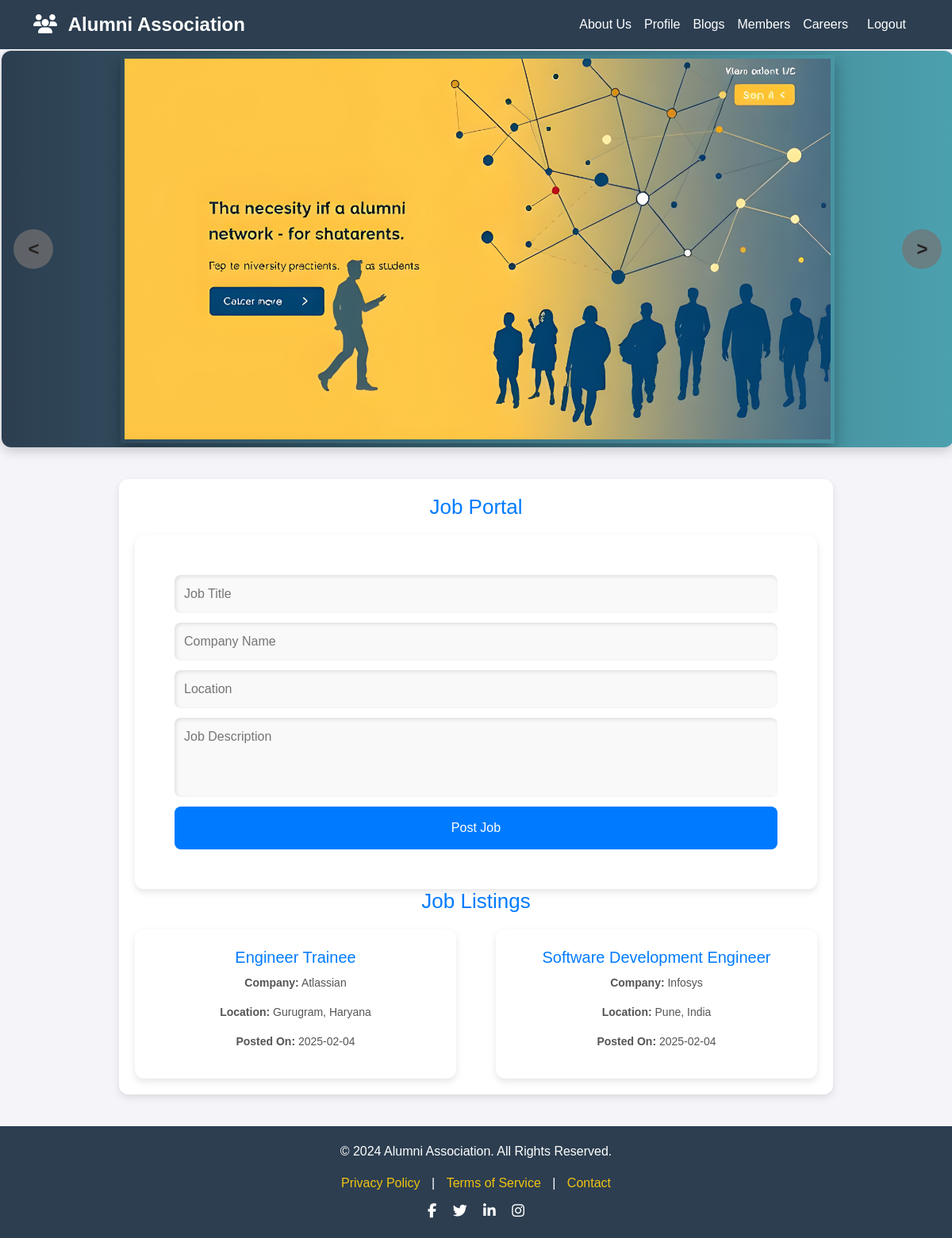
Screenshot of /jobs (signed in) with the database file from the repository.
### website/models.py (models this page shows)
class Job(db.Model):
    id = db.Column(db.Integer, primary_key=True)
    title = db.Column(db.String(100), nullable=False)
    company = db.Column(db.String(100), nullable=False)
    location = db.Column(db.String(100), nullable=False)
    description = db.Column(db.Text, nullable=False)
    posted_on = db.Column(db.DateTime, nullable=False)

### website/features.py (the view, shortened to what this page needs)
@features.route('/jobs',methods=['GET','POST'])
@login_required
def job_portal():
    jobs = Job.query.order_by(Job.posted_on.desc()).all()
    return render_template('job_portal.html', jobs=jobs, user=current_user)

### website/templates/job_portal.html
{% extends "layout.html" %} {% block title %} Jobs {% endblock %} {% block body
%}
<link rel="stylesheet" href="{{ url_for('static', filename='job.css') }}" />
<div class="job-portal-container">
  <h2 class="portal-title">Job Portal</h2>
  <form method="POST" class="job-form">
    <input type="text" name="title" placeholder="Job Title" required />
    <input type="text" name="company" placeholder="Company Name" required />
    <input type="text" name="location" placeholder="Location" required />
    <textarea
      name="description"
      placeholder="Job Description"
      required
    ></textarea>
    <button type="submit" class="post-btn">Post Job</button>
  </form>
  <h3 class="listings-title">Job Listings</h3>
  <div class="job-listings">
    {% for job in jobs %}
    <div class="job-card">
      <h4>
        <a href="{{ url_for('features.job_detail', job_id=job.id) }}"
          >{{ job.title }}</a
        >
      </h4>
      <p><strong>Company:</strong> {{ job.company }}</p>
      <p><strong>Location:</strong> {{ job.location }}</p>
      <p>
        <strong>Posted On:</strong> {{ job.posted_on.strftime('%Y-%m-%d') }}
      </p>
    </div>
    {% endfor %}
  </div>
</div>
{% endblock %}

### website/static/top.css (style rules this page uses)
body { font-family: "Poppins", sans-serif; background-color: #f8f9fa; color: #817f7f; margin: 0; padding: 0; }

### website/static/job.css (style rules this page uses)
body { font-family: "Poppins", sans-serif; background: #f4f4f9; color: #333; margin: 0; padding: 0; }
.job-portal-container { max-width: 900px; margin: 40px auto; padding: 20px; background: #fff; border-radius: 12px; box-shadow: 0 4px 10px rgba(0, 0, 0, 0.1); text-align: center; }
.portal-title, .listings-title { font-size: 26px; color: #007bff; margin-bottom: 20px; }
.job-form { display: flex; flex-direction: column; background: rgba(255, 255, 255, 0.2); padding: 50px; border-radius: 12px; box-shadow: 0 4px 10px rgba(0, 0, 0, 0.1); transition: transform 0.3s ease-in-out; }
.job-form input, .job-form textarea { width: 100%; padding: 12px; margin-bottom: 12px; border: none; border-radius: 8px; font-size: 16px; background: #f9f9f9; box-shadow: inset 2px 2px 5px rgba(0, 0, 0, 0.1); transition: all 0.3s ease-in-out; }
.job-form textarea { resize: none; height: 100px; }
.post-btn { background: #007bff; color: white; font-size: 16px; padding: 15px; border: none; border-radius: 8px; cursor: pointer; transition: all 0.3s ease-in-out; }
.job-listings { margin-top: 20px; display: grid; grid-template-columns: repeat(auto-fit, minmax(280px, 1fr)); gap: 50px; }
.job-card { background: #ffffff; padding: 20px; border-radius: 12px; box-shadow: 0 4px 10px rgba(0, 0, 0, 0.1); transition: transform 0.3s ease-in-out, box-shadow 0.3s ease-in-out; }
.job-card h4 a { text-decoration: none; color: #007bff; font-size: 20px; transition: color 0.3s ease-in-out; }
.job-card p { font-size: 14px; color: #555; }

### rows the page displays
Job: title "Engineer Trainee", company "Atlassian", location "Gurugram, Haryana", posted_on "2025-02-04"
Job: title "Software Development Engineer", company "Infosys", location "Pune, India", posted_on "2025-02-04"
